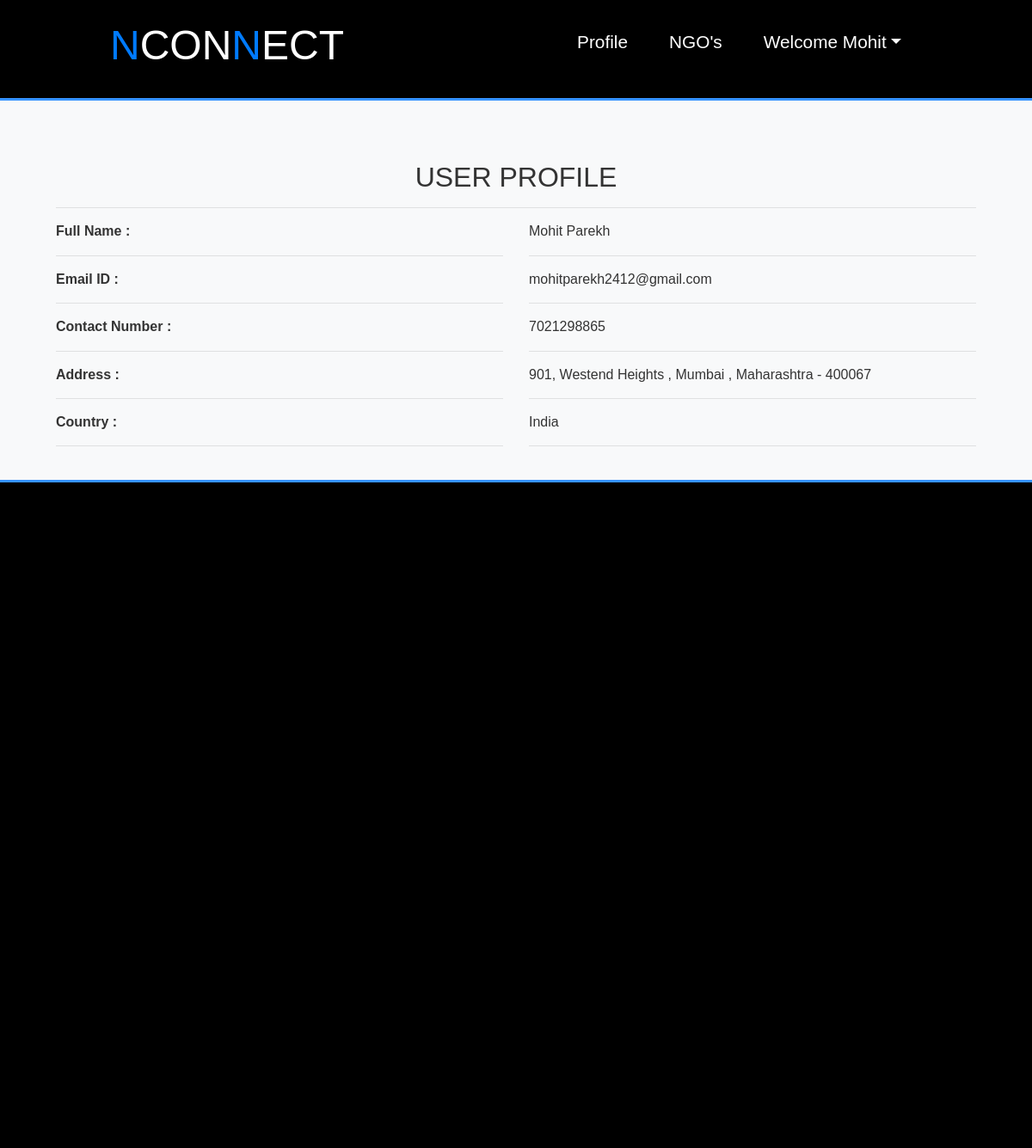
Page /user_profile/ (signed in) on the committed database.
### NGO_App/models.py (models this page shows, shortened)
class UserProfile(models.Model):
    user = models.ForeignKey(User,on_delete=models.CASCADE)
    contact = models.CharField(max_length=10)
    country=models.CharField(max_length=50)
    state=models.CharField(max_length=50)
    city=models.CharField(max_length=50)
    pincode=models.CharField(max_length=50)
    address_line_1=models.CharField(max_length=200)

### NGO_App/views.py (the view)
# urls.py: path('user_profile/',user_profile,name='user_profile'),
def user_profile(request):
    if not request.user.is_authenticated:
        return redirect('user_login')
    try:
        user = User.objects.get(id=request.user.id)
    except User.DoesNotExist:
        user = None
    try:
        data = UserProfile.objects.get(user=user)
    except UserProfile.DoesNotExist:
        data = None
    d={'user':user,'data':data}
    return render(request,'user_profile.html',d)

### NGO_App/templates/user_profile.html
{% extends 'user_navigation.html' %}
{% load static %}
{% block user_body %}
<section id="profile" class="bg-light ">
  <div class="container ">
    <br>
    <h2 class="text-center mt-5">USER PROFILE</h2>
    <hr>
    <div class="row mt-3">
      <div class="col-md-6">
        <p><b>Full Name :</b></p>
        <hr>
        <p><b>Email ID :</b></p>
        <hr>
        <p><b>Contact Number :</b></p>
        <hr>
        <p><b>Address :</b></p>
        <hr>
        <p><b>Country :</b></p>
        <hr>
      </div>
      <div class="col-md-6" >
        <p style="text-transform:capitalize;">{{data.user.first_name}} {{data.user.last_name}}</p>
        <hr>
        <p>{{data.user.username}}</p>
        <hr>
        <p>{{data.contact}}</p>
        <hr>
        <p>{{data.address_line_1}} , {{data.city}} , {{data.state}} - {{data.pincode}}</p>
        <hr>
        <p>{{data.country}}</p>
        <hr>
      </div>
    </div>
  </div>
  <br>
</section>
{% endblock %}

### NGO_App/templates/user_navigation.html (shortened to what this page needs)
<!DOCTYPE html>
{% load static %}
<html lang="en" dir="ltr">
  <head>
    <link rel="stylesheet" href="https://maxcdn.bootstrapcdn.com/bootstrap/4.5.0/css/bootstrap.min.css">
    <link rel="stylesheet" href="https://cdnjs.cloudflare.com/ajax/libs/font-awesome/4.7.0/css/font-awesome.min.css">
    <link rel="stylesheet" href="{% static 'css/full.css' %}">
  </head>
  <body>
    <nav id='navbar' style="background-color:black;">
        <h2><a href="#"><span class="text-primary">N</span>CON<span class="text-primary">N</span>ECT</a></h2>
      <ul>
        <li><a href="{% url 'user_profile' %}">Profile</a></li>
        <li><a href="{% url 'user_ngo_view' %}">NGO's</a></li>
        <li class="nav-item dropdown">
          <a class="dropdown-toggle" href="#" data-toggle="dropdown">Welcome {{request.user.first_name}}</a>
        </li>
      </ul>
    </nav>
    {% block user_body %}
    {% endblock %}
    <footer style="background-color:black;">
      <br><br><br><br><br><br>
    </footer>
  </body>
</html>

### NGO_App/static/css/full.css (style rules this page uses)
* { margin:0; padding: 0; box-sizing: border-box; scroll-behavior: smooth; }
body { font-family: Arial, sans-serif; line-height: 1.4; color: #fff; overflow-x: scroll; }
.container { max-width: 1100px; margin: auto; }
.text-primary { color: #3693ff; }
.bg-light { background: #f4f4f4; color: #333; }
#navbar { display: flex; justify-content: space-between; background:black; color: #fff; padding: 1.5rem 8rem; position: sticky; top: 0; z-index: 1; border-bottom: 3px solid #3693ff; }
#navbar ul { display: flex; align-items: center; list-style: none; }
#navbar h2 a { font-size: 3rem; text-align: left; color: #fff; text-decoration: none; }
#navbar li a { text-decoration: none; color: #fff; padding: 1rem; font-size: 1.3rem; margin: 0 0.5rem; border-radius: 5px; transition: background-color 0.35s; }
footer { padding: 20rem; border-top: 3px solid #3693ff; }

### rows in the picture
UserProfile: user.first_name "Mohit", user.last_name "Parekh", user.username "mohitparekh2412@gmail.com", contact "7021298865", address_line_1 "901, Westend Heights", city "Mumbai", state "Maharashtra", pincode "400067", country "India"

### other values in the picture
{{ request.user.first_name }} "Mohit"
